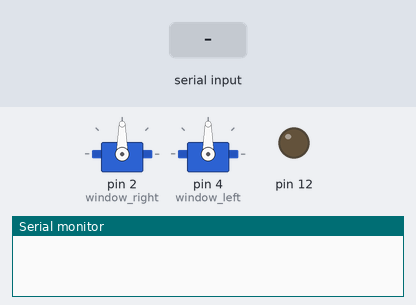
A sketch run on a simulated Arduino Uno, built with avr-gcc and run on an emulated ATmega328P. Shown: 2 × servo, output pins drawn as LEDs (lit = HIGH), the last lines printed to the serial monitor. The test bench sets the inputs (shaded band).

Above: at 1.2 s.
1.3 s: "1" received over the second serial link
At 1.7 s:
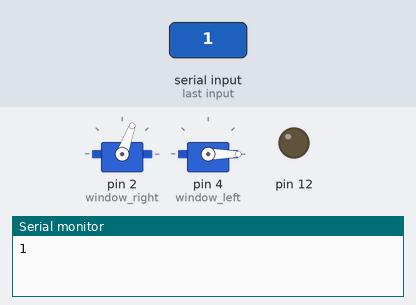
2.9 s: "0" received over the second serial link
At 3.6 s:
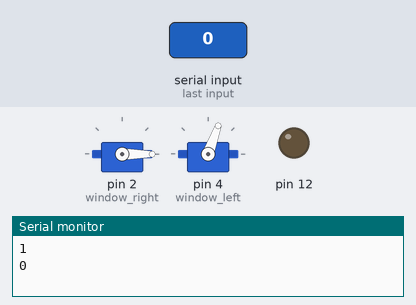
Timing chart, 0 to 5.9 s (numbered marks = the images above; inputs shaded):
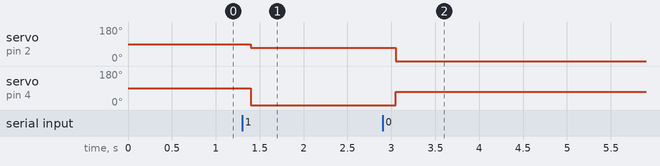

Measured:
- after the input at 1.3 s, servo on pin 2 (window_right): 90° → 70° after 0.10 s; servo on pin 4 (window_left): 90° → 0° after 0.10 s
- after the input at 2.9 s, servo on pin 2 (window_right): 70° → 0° after 0.15 s; servo on pin 4 (window_left): 0° → 70° after 0.15 s

The sketch:

window.ino
```cpp
#include <Servo.h>
#include <SoftwareSerial.h>
Servo window_right;
Servo window_left;
SoftwareSerial ArduinoUno(7,8); //Rx , Tx
char inChar;
void setup() {
  // put your setup code here, to run once:
  Serial.begin(9600);
  ArduinoUno.begin(9600); //傳至ESP8266鮑率
  pinMode(12, OUTPUT);
  window_right.attach(2);
  window_left.attach(4);
}

void loop() {
  // put your main code here, to run repeatedly:

  if (ArduinoUno.available())
  {
    inChar = ArduinoUno.read();
    Serial.println(inChar);

  }

  delay(100);
//  switch(inChar){
//    case '1':
//      digitalWrite(12,HIGH);
//
//    case '0':
//      digitalWrite(12,LOW);
//  }
//

  if(inChar=='1'){
    if(window_right.read()!=70 ||window_right.read()!=0){
      window_right.write(70);
      window_left.write(0);
      delay(50);
    }
    else{

    }
  }
  else if(inChar=='0'){
    if(window_right.read()!=0 ||window_right.read()!=70){
      window_right.write(0);
      window_left.write(70);
      delay(50);
    }
    else{

    }
  }
}
```
